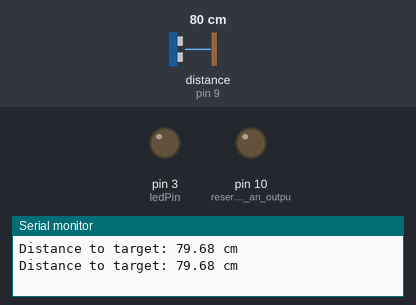
Recording of a sketch running on a simulated Arduino Uno, built with avr-gcc and run on an emulated ATmega328P. Shown: output pins drawn as LEDs (lit = HIGH), the last lines printed to the serial monitor. Wiring (inferred from the names in the program): ultrasonic range finder: trigger pin 8; echo pin 9. The inputs (shaded band) are chosen by the test bench; at power-on: distance to the obstacle (sensor on pin 9) 80 cm. The echo pulse lasts 58.3 µs per cm; storage starts empty; pins used as bus, display or sensor lines are not drawn.

Above: at 1.8 s.
1.9 s: distance to the obstacle (sensor on pin 9) set to 45 cm
3.4 s: distance to the obstacle (sensor on pin 9) set to 38 cm
At 4.7 s:
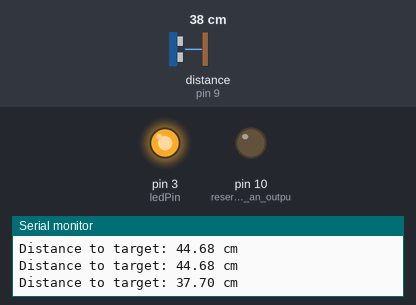
5.6 s: distance to the obstacle (sensor on pin 9) set to 60 cm
At 7.3 s:
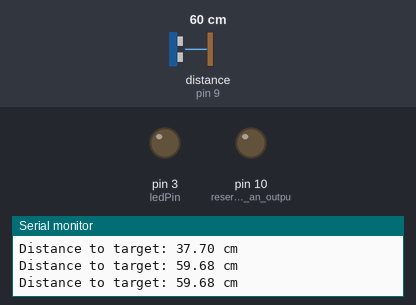
7.6 s: distance to the obstacle (sensor on pin 9) set to 2 cm
At 9.0 s:
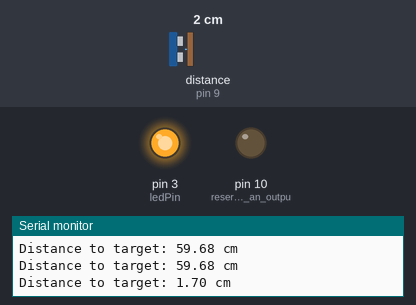
Timing chart, 0 to 10.6 s (numbered marks = the images above; inputs shaded):
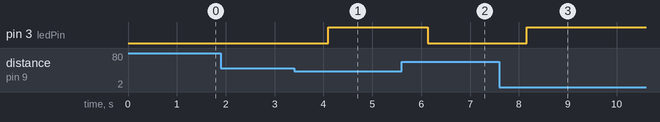

The sketch:

source_code.ino
```cpp
#include <SD.h>
#include <SPI.h>

int chipSelect = 4;
File mySensorData;

int trigPin = 8;                                                    //ultrasonic-sensor trigger pin is connected to IO 8
int ledPin = 3;
int echoPin = 9;                                                    //ultrasonic-sensor echo pin is connected to IO 9
float roundTrip;                                                    //round-trip-time (RTT)
float distance2target;
float speedOfSound = 343;                                           //speed of sound at 20°C in m/s


void setup() {

  Serial.begin(9600);
  pinMode(trigPin,OUTPUT);
  pinMode(echoPin,INPUT);
  pinMode(ledPin,OUTPUT);
  pinMode(10,OUTPUT);                                               //reserve IO 10 as an output - this is required by the SD.h library
  SD.begin(chipSelect);                                             //initialize SD-card

}

void loop() {

  //the ultrasonic-sensor starts its measurements upon arrival of a trigger pulse
  //its response to the microcontroller is a pulse whose length corresponds to the RTT
  digitalWrite(trigPin,LOW);
  delayMicroseconds(2000);
  digitalWrite(trigPin,HIGH);
  delayMicroseconds(15);
  digitalWrite(trigPin,LOW);
  delayMicroseconds(15);

  roundTrip = pulseIn(echoPin,HIGH);                                //measure RTT in microseconds
  roundTrip = roundTrip/1000000;                                    //RTT in seconds
  distance2target = speedOfSound * roundTrip/2;                     //distance to target in m
  distance2target = distance2target * 100;                          //distance to target in cm
  if (distance2target < 40.00) {  // Check if distance is below threshold
   digitalWrite(ledPin, HIGH);  // Turn on LED
  } else {
    digitalWrite(ledPin, LOW);  // Turn off LED
    }


  mySensorData = SD.open("HCSR_final.txt", FILE_WRITE);
  if(mySensorData) {
    Serial.print("Distance to target: ");
    Serial.print(distance2target);
    Serial.println(" cm");

    delay(1000);

    mySensorData.print(distance2target);
    mySensorData.println(",");
    mySensorData.close();
  }

  }
```

Measured:
- the behaviour switches between 41 and 40 cm on distance to the obstacle (sensor on pin 9) (found by bisection; images 0 and 1)
- after the input at 3.4 s, pin 3 (ledPin): LOW → HIGH after 0.70 s
- after the input at 5.6 s, pin 3 (ledPin): HIGH → LOW after 0.53 s
- after the input at 7.6 s, pin 3 (ledPin): LOW → HIGH after 0.56 s
